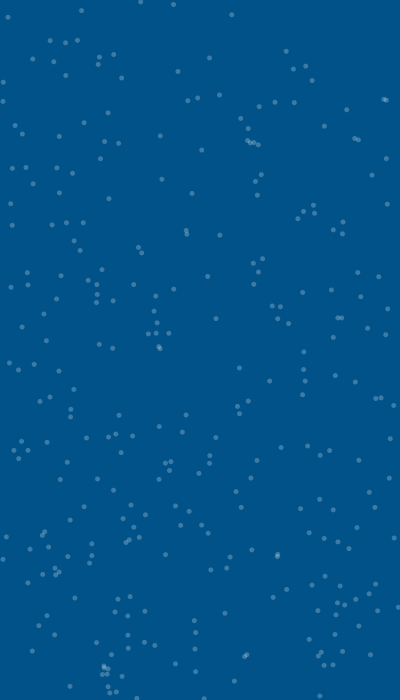
Frame 1 (no input)
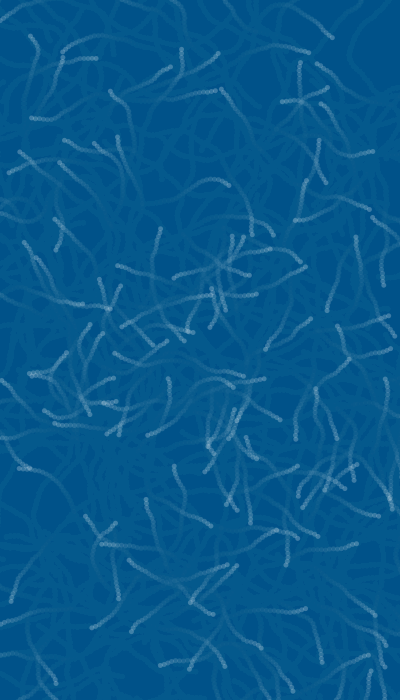
Frame 60 (the mouse pressed at the canvas centre just before this capture)
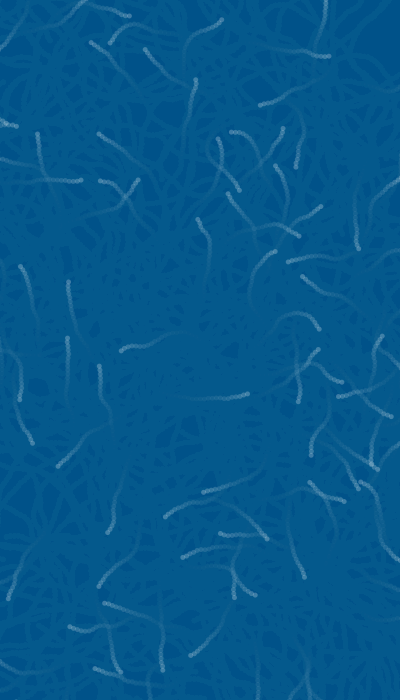
Frame 120 (the mouse held since frame 60 and released just before this capture)

The Processing sketch that drew these frames (run headless with seeded random() and noise(); from frame 60 on, the mouse is pressed at the canvas centre):

// Processing sketch: processing_37139
// ── processing_37139.pde


int totalSM = 300;
float[] xpos = new float[totalSM];
float[] ypos = new float[totalSM];
float[] squiggles = new float[totalSM];
int monkeysize = 5;
float x=0;
float y=0;
float a=0;
float b=0;
float O=random(TWO_PI);
float L=4;
int move = 0;
int happy = 80;



void setup() {
  noStroke();
  size(400, 700);
  background(0, 82, 137);
  for (int i = 0; i < totalSM; i++) {
    xpos[i] = random(width);
    ypos[i] = random(height);
    squiggles[i] = random(TWO_PI);
  }
}

void draw() {
    if (dist(pmouseX, pmouseY, mouseX, mouseY) == 0) {
      if (move > 0) {
        move = move - 1;
      }

      if (move <= 0 ) {
        noCursor();
      }
    }



    if (move>0 && move <46) {

      cursor(HAND);

      for (int count = 0; count < totalSM; count++) {
        xpos[count]= xpos[count] + (mouseX - xpos[count])/40;
        ypos[count]= ypos[count] + (mouseY - ypos[count])/40;

        fill(255, 255, 255, happy);
        ellipse(xpos[count], ypos[count], monkeysize, monkeysize);
        happy = happy + 1;
        if(happy > 100);
        happy = 100;
      }
    }
       if(move > 46){
         cursor(HAND);

      for (int count = 0; count < totalSM; count++) {
        xpos[count]= xpos[count] - (mouseX - xpos[count])/40;
        ypos[count]= ypos[count] - (mouseY - ypos[count])/40;

        fill(255, 255, 255, 60);
        ellipse(xpos[count], ypos[count], monkeysize, monkeysize);

      }
    }
    fill(0, 82, 137, 30);
    rect(0, 0, width, height);
    fill(255, 255, 255, 60);
    for (int i = 0; i < totalSM; i++) {
      ellipse(xpos[i], ypos[i], monkeysize, monkeysize);
      xpos[i]=xpos[i]+L*cos(squiggles[i]);
      ypos[i]=ypos[i]+L*sin(squiggles[i]);
      squiggles[i]=squiggles[i]+random(-PI/10.0, PI/10.0);
    }
 
  

}
void mouseMoved() {
  move = 45;
}

void mouseDragged() {
  move = 47;
}
